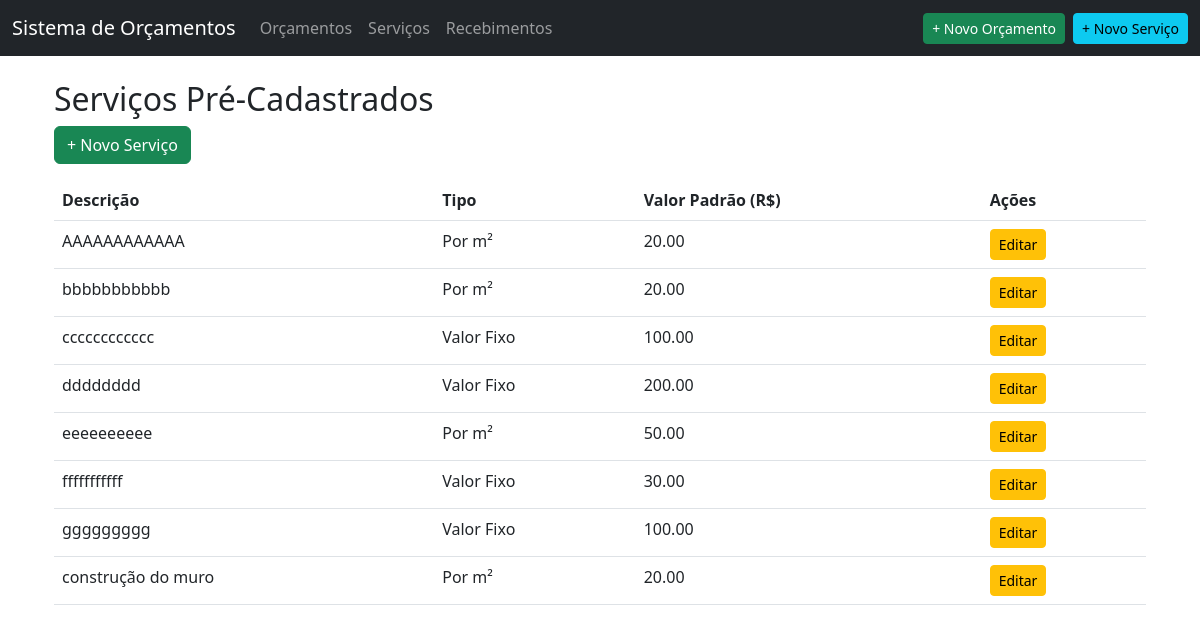
The page /servicos-padrao on the database its author committed.
### app.py (models this page shows)
class ServicoPadrao(db.Model):
    id = db.Column(db.Integer, primary_key=True)
    descricao = db.Column(db.String(200), nullable=False)
    tipo = db.Column(db.String(10))  # 'm2' ou 'fixo'
    valor_padrao = db.Column(db.Float)

### app.py (the view)
@app.route('/servicos-padrao')
def lista_servicos_padrao():
    servicos = ServicoPadrao.query.all()
    return render_template('servicos/lista.html', servicos=servicos, datetime=datetime)

### templates/servicos/lista.html
{% extends "base.html" %}
{% block content %}
<div class="container">
    <h2>Serviços Pré-Cadastrados</h2>
    <a href="{{ url_for('criar_servico_padrao') }}" class="btn btn-success mb-3">+ Novo Serviço</a>
    <table class="table">
        <thead>
            <tr>
                <th>Descrição</th>
                <th>Tipo</th>
                <th>Valor Padrão (R$)</th>
                <th>Ações</th>
            </tr>
        </thead>
        <tbody>
            {% for servico in servicos %}
            <tr>
                <td>{{ servico.descricao }}</td>
                <td>{{ 'Por m²' if servico.tipo == 'm2' else 'Valor Fixo' }}</td>
                <td>{{ "%.2f"|format(servico.valor_padrao) }}</td>
                <td>
                    <a href="{{ url_for('editar_servico_padrao', id=servico.id) }}" class="btn btn-sm btn-warning">Editar</a>
                </td>
            </tr>
            {% endfor %}
        </tbody>
    </table>
</div>
{% endblock %}

### rows shown on the page
ServicoPadrao: descricao "AAAAAAAAAAAA", tipo "Por m²", valor_padrao "20.00"
ServicoPadrao: descricao "bbbbbbbbbbb", tipo "Por m²", valor_padrao "20.00"
ServicoPadrao: descricao "cccccccccccc", tipo "Valor Fixo", valor_padrao "100.00"
ServicoPadrao: descricao "dddddddd", tipo "Valor Fixo", valor_padrao "200.00"
ServicoPadrao: descricao "eeeeeeeeee", tipo "Por m²", valor_padrao "50.00"
ServicoPadrao: descricao "fffffffffff", tipo "Valor Fixo", valor_padrao "30.00"
ServicoPadrao: descricao "ggggggggg", tipo "Valor Fixo", valor_padrao "100.00"
ServicoPadrao: descricao "construção do muro", tipo "Por m²", valor_padrao "20.00"
